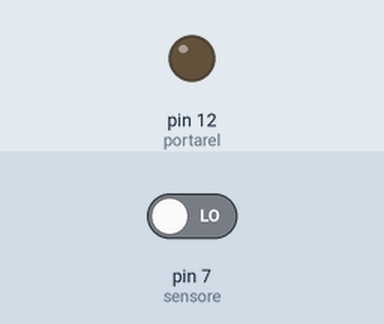
This sketch was run on a simulated Arduino Uno, built with avr-gcc and run on an emulated ATmega328P. On the bench: output pins drawn as LEDs (lit = HIGH). The test bench sets the inputs (shaded band); at power-on: pin 7 (sensore) LOW.

Above: at 1.2 s.
1.3 s: pin 7 (sensore) driven HIGH
At 2.5 s:
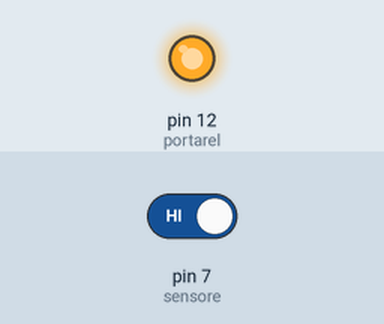
2.8 s: pin 7 (sensore) driven LOW
At 3.6 s:
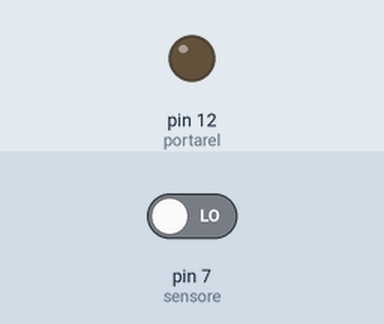
Timing chart, 0 to 5.8 s (numbered marks = the images above; inputs shaded):
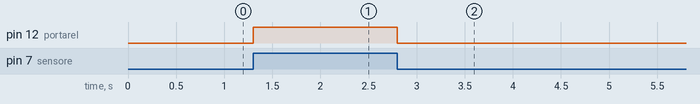

The sketch:

arduino_attiva_disattiva_rel__con_sensore_tattile.ino
```cpp
//////////////////////////////////////

// Arduino attiva disattiva relè con sensore tattile

// Autore Fancello Salvatore

//////////////////////////////////////

const int sensore=7; // Pin alla quale e’ collegato il sensore tattile
const int portarel = 12; // Pin alla quale e’ collegato il relè
int statosensore=0; // variabile di memorizzazione dello stato del sensore
void setup()
{
 pinMode(sensore,INPUT);
 pinMode(portarel,OUTPUT);
}
void loop()
{
 statosensore=digitalRead(sensore); //rileva lo stato del sensore
 if(statosensore==HIGH) // se lo stato e’ HIGH (se il sensore e’ sotto tocco)
 {
 digitalWrite(portarel,HIGH); // Attiva il relè
 }
 else // se il sensore non e’ sotto tocco
 {
 digitalWrite(portarel,LOW); // disattiva il relè
 }
}
```

Measured:
- after the input at 1.3 s, pin 12 (portarel): LOW → HIGH at once
- after the input at 2.8 s, pin 12 (portarel): HIGH → LOW at once
